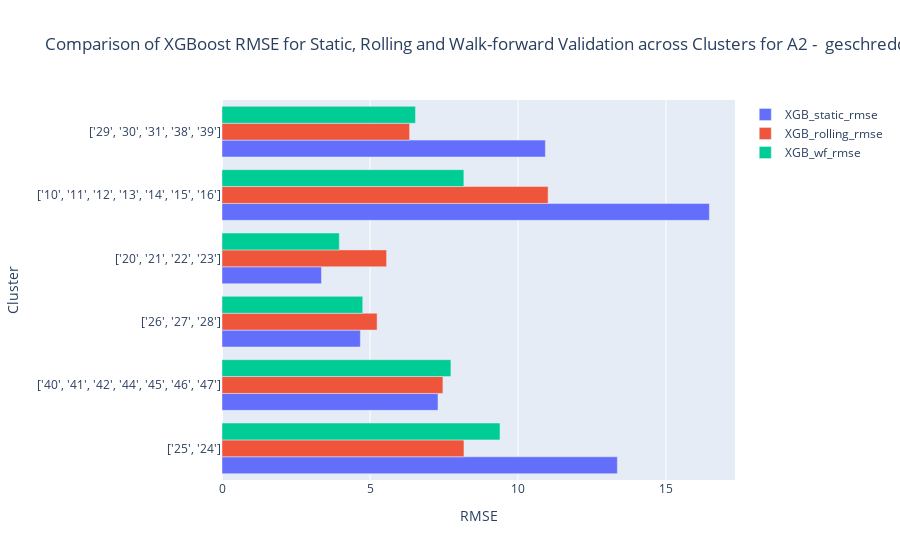
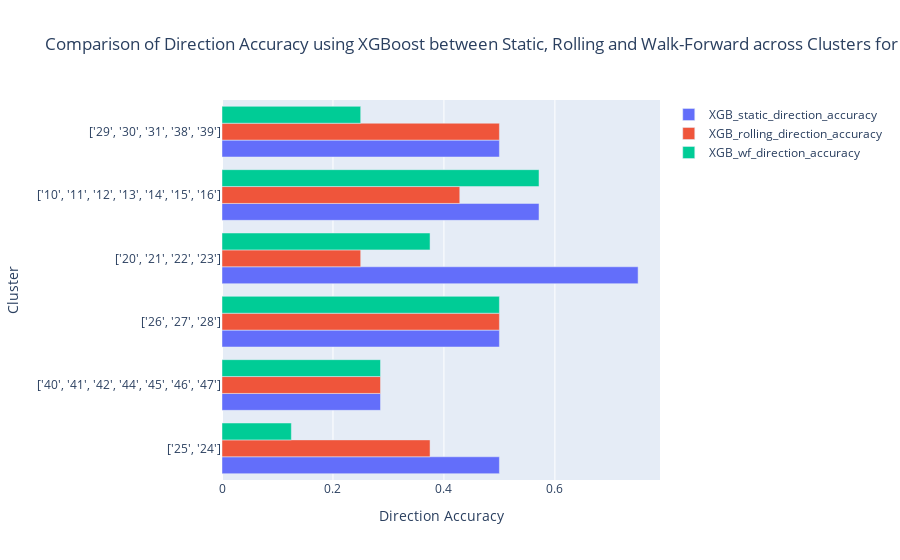
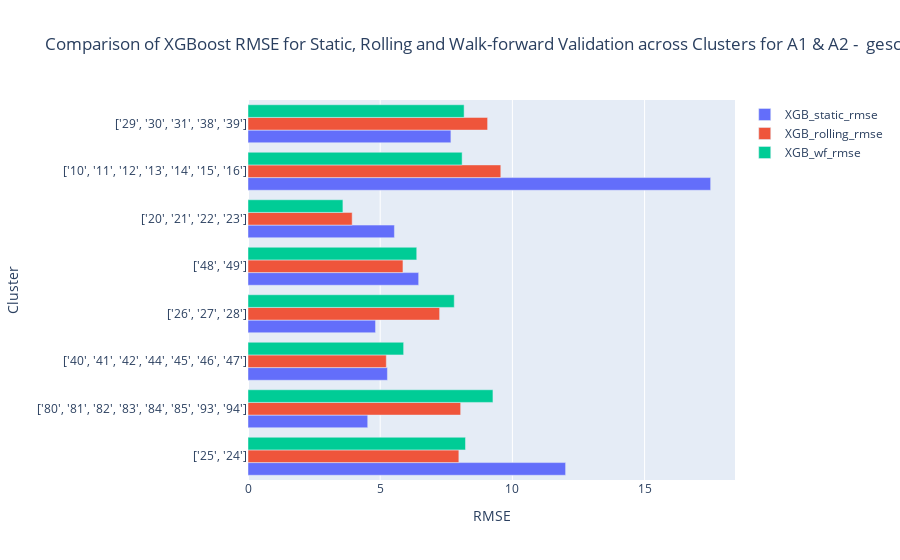
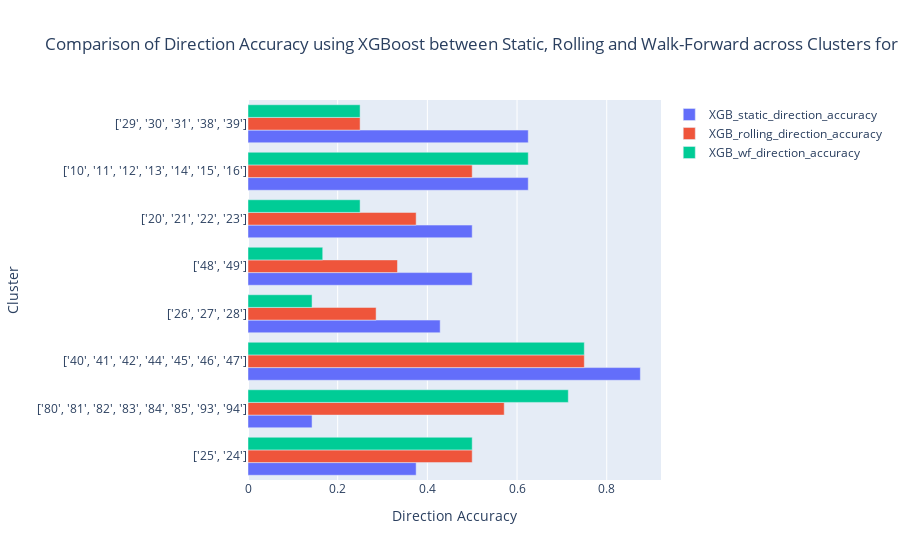

The notebook cell these images were saved under, in order:
### Code cell
# for category in df_metrics['Category'].unique():
#     filtered = df_metrics[df_metrics['Category'] == category]
#     getRMSEplot(filtered)
#     getDirAccplot(filtered)

### Figure 1 — Plotly figure (JSON) as saved in the notebook; plotly's stock layout.template omitted (floating-point values rounded to 4 significant figures)
{"data": [{"name": "XGB_static_rmse", "orientation": "h", "type": "bar", "x": [13.36, 7.297, 4.674, 3.36, 16.46, 10.92], "y": ["['25', '24']", "['40', '41', '42', '44', '45', '46', '47']", "['26', '27', '28']", "['20', '21', '22', '23']", "['10', '11', '12', '13', '14', '15', '16']", "['29', '30', '31', '38', '39']"]}, {"name": "XGB_rolling_rmse", "orientation": "h", "type": "bar", "x": [8.174, 7.463, 5.24, 5.561, 11.02, 6.338], "y": ["['25', '24']", "['40', '41', '42', '44', '45', '46', '47']", "['26', '27', '28']", "['20', '21', '22', '23']", "['10', '11', '12', '13', '14', '15', '16']", "['29', '30', '31', '38', '39']"]}, {"name": "XGB_wf_rmse", "orientation": "h", "type": "bar", "x": [9.392, 7.734, 4.754, 3.962, 8.17, 6.536], "y": ["['25', '24']", "['40', '41', '42', '44', '45', '46', '47']", "['26', '27', '28']", "['20', '21', '22', '23']", "['10', '11', '12', '13', '14', '15', '16']", "['29', '30', '31', '38', '39']"]}], "layout": {"barmode": "group", "title": {"text": "Comparison of XGBoost RMSE for Static, Rolling and Walk-forward Validation across Clusters for A2 -  geschreddert"}, "xaxis": {"title": {"text": "RMSE"}}, "yaxis": {"title": {"text": "Cluster"}}}}

### Figure 2 — Plotly figure (JSON) as saved in the notebook; plotly's stock layout.template omitted (floating-point values rounded to 4 significant figures)
{"data": [{"name": "XGB_static_direction_accuracy", "orientation": "h", "type": "bar", "x": [0.5, 0.2857, 0.5, 0.75, 0.5714, 0.5], "y": ["['25', '24']", "['40', '41', '42', '44', '45', '46', '47']", "['26', '27', '28']", "['20', '21', '22', '23']", "['10', '11', '12', '13', '14', '15', '16']", "['29', '30', '31', '38', '39']"]}, {"name": "XGB_rolling_direction_accuracy", "orientation": "h", "type": "bar", "x": [0.375, 0.2857, 0.5, 0.25, 0.4286, 0.5], "y": ["['25', '24']", "['40', '41', '42', '44', '45', '46', '47']", "['26', '27', '28']", "['20', '21', '22', '23']", "['10', '11', '12', '13', '14', '15', '16']", "['29', '30', '31', '38', '39']"]}, {"name": "XGB_wf_direction_accuracy", "orientation": "h", "type": "bar", "x": [0.125, 0.2857, 0.5, 0.375, 0.5714, 0.25], "y": ["['25', '24']", "['40', '41', '42', '44', '45', '46', '47']", "['26', '27', '28']", "['20', '21', '22', '23']", "['10', '11', '12', '13', '14', '15', '16']", "['29', '30', '31', '38', '39']"]}], "layout": {"barmode": "group", "title": {"text": "Comparison of Direction Accuracy using XGBoost between Static, Rolling and Walk-Forward across Clusters for A2 -  geschreddert"}, "xaxis": {"title": {"text": "Direction Accuracy"}}, "yaxis": {"title": {"text": "Cluster"}}}}

### Figure 3 — Plotly figure (JSON) as saved in the notebook; plotly's stock layout.template omitted (floating-point values rounded to 4 significant figures)
{"data": [{"name": "XGB_static_rmse", "orientation": "h", "type": "bar", "x": [12.01, 4.528, 5.273, 4.824, 6.455, 5.538, 17.5, 7.674], "y": ["['25', '24']", "['80', '81', '82', '83', '84', '85', '93', '94']", "['40', '41', '42', '44', '45', '46', '47']", "['26', '27', '28']", "['48', '49']", "['20', '21', '22', '23']", "['10', '11', '12', '13', '14', '15', '16']", "['29', '30', '31', '38', '39']"]}, {"name": "XGB_rolling_rmse", "orientation": "h", "type": "bar", "x": [7.975, 8.043, 5.231, 7.247, 5.861, 3.94, 9.562, 9.062], "y": ["['25', '24']", "['80', '81', '82', '83', '84', '85', '93', '94']", "['40', '41', '42', '44', '45', '46', '47']", "['26', '27', '28']", "['48', '49']", "['20', '21', '22', '23']", "['10', '11', '12', '13', '14', '15', '16']", "['29', '30', '31', '38', '39']"]}, {"name": "XGB_wf_rmse", "orientation": "h", "type": "bar", "x": [8.226, 9.265, 5.887, 7.801, 6.382, 3.59, 8.099, 8.174], "y": ["['25', '24']", "['80', '81', '82', '83', '84', '85', '93', '94']", "['40', '41', '42', '44', '45', '46', '47']", "['26', '27', '28']", "['48', '49']", "['20', '21', '22', '23']", "['10', '11', '12', '13', '14', '15', '16']", "['29', '30', '31', '38', '39']"]}], "layout": {"barmode": "group", "title": {"text": "Comparison of XGBoost RMSE for Static, Rolling and Walk-forward Validation across Clusters for A1 & A2 -  geschreddert"}, "xaxis": {"title": {"text": "RMSE"}}, "yaxis": {"title": {"text": "Cluster"}}}}

### Figure 4 — Plotly figure (JSON) as saved in the notebook; plotly's stock layout.template omitted (floating-point values rounded to 4 significant figures)
{"data": [{"name": "XGB_static_direction_accuracy", "orientation": "h", "type": "bar", "x": [0.375, 0.1429, 0.875, 0.4286, 0.5, 0.5, 0.625, 0.625], "y": ["['25', '24']", "['80', '81', '82', '83', '84', '85', '93', '94']", "['40', '41', '42', '44', '45', '46', '47']", "['26', '27', '28']", "['48', '49']", "['20', '21', '22', '23']", "['10', '11', '12', '13', '14', '15', '16']", "['29', '30', '31', '38', '39']"]}, {"name": "XGB_rolling_direction_accuracy", "orientation": "h", "type": "bar", "x": [0.5, 0.5714, 0.75, 0.2857, 0.3333, 0.375, 0.5, 0.25], "y": ["['25', '24']", "['80', '81', '82', '83', '84', '85', '93', '94']", "['40', '41', '42', '44', '45', '46', '47']", "['26', '27', '28']", "['48', '49']", "['20', '21', '22', '23']", "['10', '11', '12', '13', '14', '15', '16']", "['29', '30', '31', '38', '39']"]}, {"name": "XGB_wf_direction_accuracy", "orientation": "h", "type": "bar", "x": [0.5, 0.7143, 0.75, 0.1429, 0.1667, 0.25, 0.625, 0.25], "y": ["['25', '24']", "['80', '81', '82', '83', '84', '85', '93', '94']", "['40', '41', '42', '44', '45', '46', '47']", "['26', '27', '28']", "['48', '49']", "['20', '21', '22', '23']", "['10', '11', '12', '13', '14', '15', '16']", "['29', '30', '31', '38', '39']"]}], "layout": {"barmode": "group", "title": {"text": "Comparison of Direction Accuracy using XGBoost between Static, Rolling and Walk-Forward across Clusters for A1 & A2 -  geschreddert"}, "xaxis": {"title": {"text": "Direction Accuracy"}}, "yaxis": {"title": {"text": "Cluster"}}}}
